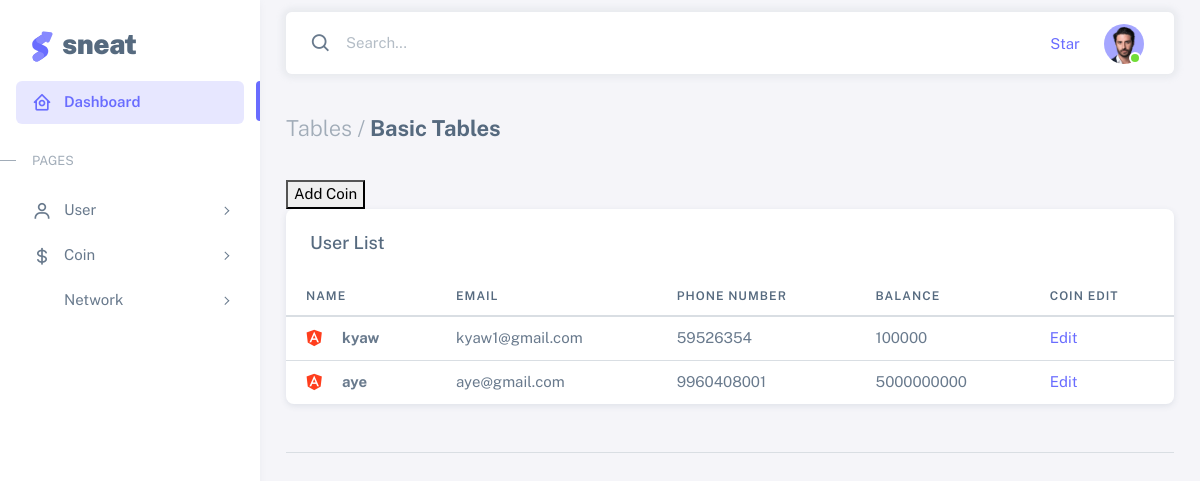
Page /myadmin/user_coin/ on the committed database.
### myapp/models.py (models this page shows, shortened)
class CoinModel(models.Model):
    customer = models.ForeignKey(UserModel,on_delete=models.CASCADE,default=None)
    coin_type = models.ForeignKey(CoinTypeModel,on_delete=models.CASCADE,default=None)
    network_type = models.ForeignKey(NetworkModel,on_delete=models.CASCADE,default=None)
    quantity = models.BigIntegerField(default=0)
    time = models.DateTimeField(default=datetime.now)

class UserModel(models.Model):
    username = models.CharField(max_length=20)
    email = models.EmailField(default=None)
    password = models.CharField(max_length=100)
    phone = models.CharField(max_length=20)
    status = models.BooleanField(default=False)
    coin_status = models.BooleanField(default=False)
    time = models.DateTimeField(default=datetime.now)

### myadmin/views.py (the view)
# urls.py: path('user_coin/',views.UserCoin),
def UserCoin(request):
    coin = CoinModel.objects.all()
    return render(request,'user_coin.html',{"coin":coin})

### myadmin/templates/user_coin.html (shortened to what this page needs)
{% extends 'admin_base.html' %}
{% block body %}
<div class="container-xxl flex-grow-1 container-p-y">
    <h4 class="fw-bold py-3 mb-4"><span class="text-muted fw-light">Tables /</span> Basic Tables</h4>
    <a href="/myadmin/admin_add_coin/"><button>Add Coin</button></a>
    <div class="card">
      <h5 class="card-header">User List</h5>
      <div class="table-responsive text-nowrap">
        <table class="table">
          <thead>
            <tr>
              <th>Name</th>
              <th>Email</th>
              <th>Phone Number</th>
              <th>Balance</th>
              <th>Coin Edit</th>
            </tr>
          </thead>
          <tbody class="table-border-bottom-0">
            {% for c in coin  %}
            {% if c.customer.status == True %}
            <tr>
              <td> <strong>{{c.customer.username}}</strong></td>
              <td>{{c.customer.email}}</td>
              <td>{{c.customer.phone}}</td>
              <td>{{c.quantity}}</td>
              <td><a href="/myadmin/admin_edit_coin/{{c.id}}/">Edit</a></td>
            </tr>
            {% endif %}
            {% endfor %}
          </tbody>
        </table>
      </div>
    </div>
    <hr class="my-5" />
</div>
{% endblock %}

### rows in the picture
CoinModel: customer.username "kyaw", customer.email "kyaw1@gmail.com", customer.phone "59526354", quantity "100000"
CoinModel: customer.username "aye", customer.email "aye@gmail.com", customer.phone "9960408001", quantity "5000000000"
